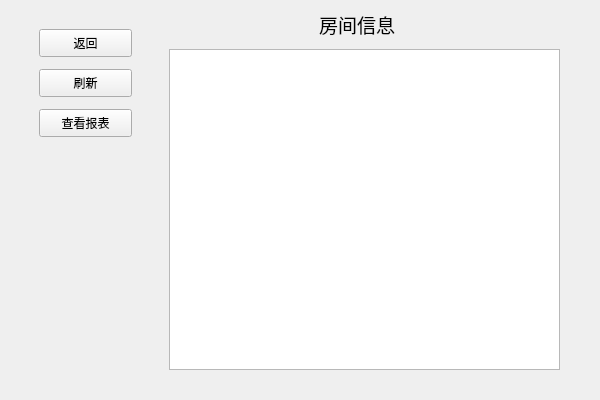
<?xml version="1.0" encoding="UTF-8"?>
<ui version="4.0">
 <class>ManagerWindow</class>
 <widget class="QWidget" name="ManagerWindow">
  <property name="enabled">
   <bool>true</bool>
  </property>
  <property name="geometry">
   <rect>
    <x>0</x>
    <y>0</y>
    <width>600</width>
    <height>400</height>
   </rect>
  </property>
  <property name="sizePolicy">
   <sizepolicy hsizetype="Minimum" vsizetype="Minimum">
    <horstretch>0</horstretch>
    <verstretch>0</verstretch>
   </sizepolicy>
  </property>
  <property name="windowTitle">
   <string>酒店管理员</string>
  </property>
  <widget class="QStackedWidget" name="stackedWidget">
   <property name="geometry">
    <rect>
     <x>-1</x>
     <y>-1</y>
     <width>601</width>
     <height>401</height>
    </rect>
   </property>
   <property name="currentIndex">
    <number>1</number>
   </property>
   <widget class="QWidget" name="login">
    <widget class="QLabel" name="lb_adminname">
     <property name="geometry">
      <rect>
       <x>150</x>
       <y>150</y>
       <width>71</width>
       <height>21</height>
      </rect>
     </property>
     <property name="text">
      <string>管理员用户名</string>
     </property>
    </widget>
    <widget class="QLabel" name="lb_adminpswd">
     <property name="geometry">
      <rect>
       <x>160</x>
       <y>190</y>
       <width>61</width>
       <height>21</height>
      </rect>
     </property>
     <property name="text">
      <string>管理员密码</string>
     </property>
    </widget>
    <widget class="QLineEdit" name="edit_adminname">
     <property name="geometry">
      <rect>
       <x>260</x>
       <y>150</y>
       <width>181</width>
       <height>21</height>
      </rect>
     </property>
     <property name="styleSheet">
      <string notr="true">background-color: #ffffff;
color: #000000;</string>
     </property>
    </widget>
    <widget class="QLineEdit" name="edit_adminpswd">
     <property name="geometry">
      <rect>
       <x>260</x>
       <y>190</y>
       <width>181</width>
       <height>21</height>
      </rect>
     </property>
     <property name="styleSheet">
      <string notr="true">background-color: #ffffff;
color: #000000;</string>
     </property>
     <property name="echoMode">
      <enum>QLineEdit::Password</enum>
     </property>
    </widget>
    <widget class="QPushButton" name="bt_signIn">
     <property name="geometry">
      <rect>
       <x>359</x>
       <y>239</y>
       <width>81</width>
       <height>31</height>
      </rect>
     </property>
     <property name="text">
      <string>登陆</string>
     </property>
    </widget>
    <widget class="QLabel" name="lb_verdict">
     <property name="geometry">
      <rect>
       <x>150</x>
       <y>250</y>
       <width>181</width>
       <height>16</height>
      </rect>
     </property>
     <property name="styleSheet">
      <string notr="true">color: #ff0000;</string>
     </property>
     <property name="text">
      <string>管理员用户名或密码错误</string>
     </property>
    </widget>
   </widget>
   <widget class="QWidget" name="managerFunc">
    <widget class="QPushButton" name="bt_back">
     <property name="geometry">
      <rect>
       <x>40</x>
       <y>30</y>
       <width>93</width>
       <height>28</height>
      </rect>
     </property>
     <property name="text">
      <string>返回</string>
     </property>
    </widget>
    <widget class="QPushButton" name="bt_checkReport">
     <property name="geometry">
      <rect>
       <x>40</x>
       <y>110</y>
       <width>93</width>
       <height>28</height>
      </rect>
     </property>
     <property name="text">
      <string>查看报表</string>
     </property>
    </widget>
    <widget class="QPushButton" name="bt_refresh">
     <property name="geometry">
      <rect>
       <x>40</x>
       <y>70</y>
       <width>93</width>
       <height>28</height>
      </rect>
     </property>
     <property name="text">
      <string>刷新</string>
     </property>
    </widget>
    <widget class="QListWidget" name="lw_roomState">
     <property name="geometry">
      <rect>
       <x>170</x>
       <y>50</y>
       <width>391</width>
       <height>321</height>
      </rect>
     </property>
    </widget>
    <widget class="QLabel" name="label">
     <property name="geometry">
      <rect>
       <x>320</x>
       <y>10</y>
       <width>121</width>
       <height>31</height>
      </rect>
     </property>
     <property name="font">
      <font>
       <family>Agency FB</family>
       <pointsize>14</pointsize>
      </font>
     </property>
     <property name="text">
      <string>房间信息</string>
     </property>
    </widget>
   </widget>
  </widget>
 </widget>
 <resources/>
 <connections/>
</ui>
